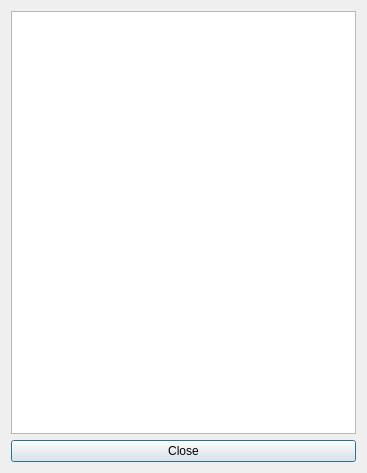
<?xml version="1.0" encoding="UTF-8"?>
<ui version="4.0">
 <class>Archived_tasks</class>
 <widget class="QDialog" name="Archived_tasks">
  <property name="geometry">
   <rect>
    <x>0</x>
    <y>0</y>
    <width>367</width>
    <height>473</height>
   </rect>
  </property>
  <property name="windowTitle">
   <string>Dialog</string>
  </property>
  <layout class="QVBoxLayout" name="verticalLayout_2">
   <item>
    <layout class="QVBoxLayout" name="verticalLayout"/>
   </item>
   <item>
    <widget class="QListWidget" name="archivedlist"/>
   </item>
   <item>
    <widget class="QPushButton" name="close">
     <property name="text">
      <string>Close</string>
     </property>
    </widget>
   </item>
  </layout>
 </widget>
 <resources/>
 <connections/>
</ui>
